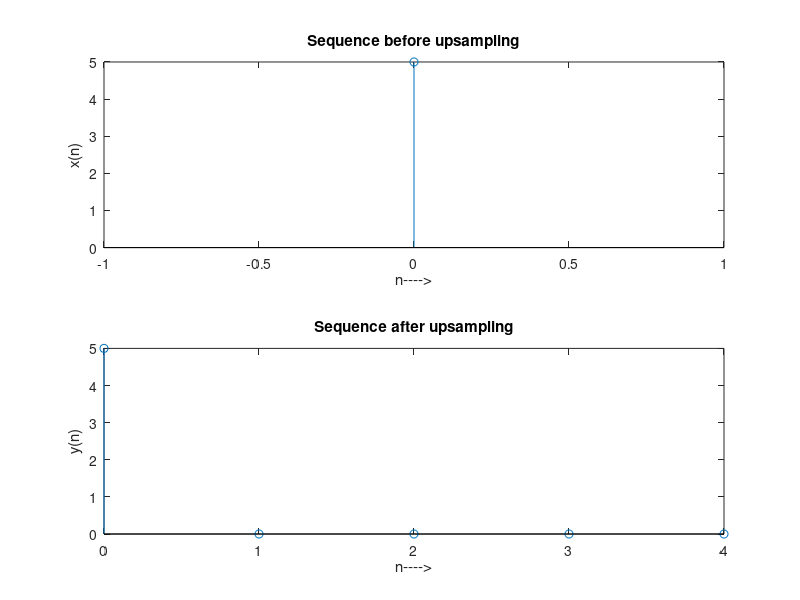

Here is the MATLAB script that generated this plot:
clc; close all; clear all;

%x=randi(10,1,5)
x = input('Enter the input sequence x(n):');
L = input('Enter upsampling factor: ');
y = zeros(1,L*length(x));
disp('Upsampled sequence is');
y(1:L:length(y)) = x

n=0:length(x)-1;
l=0:length(y)-1;
subplot(2,1,1),stem(n,x);
xlabel('n---->');ylabel('x(n)');
title('Sequence before upsampling');

subplot(2,1,2),stem(l,y);
xlabel('n---->');ylabel('y(n)');
title('Sequence after upsampling');
